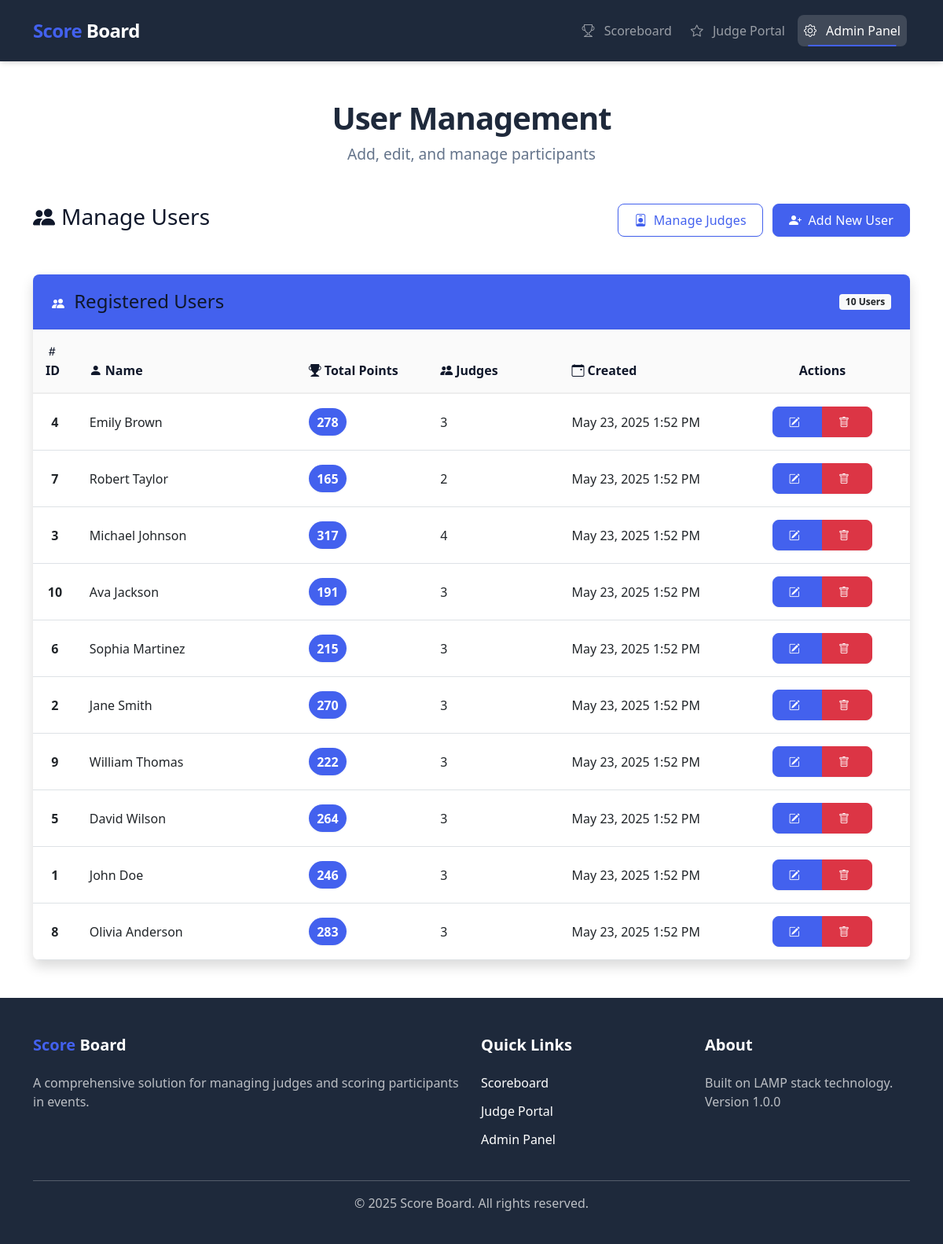
/admin/users.php, run on the app's committed database.
### tables this page shows
CREATE TABLE IF NOT EXISTS users (
    id INT PRIMARY KEY AUTO_INCREMENT,
    name VARCHAR(100) NOT NULL,
    created_at TIMESTAMP DEFAULT CURRENT_TIMESTAMP
);

### src/config/database.php (called while the page is built)
<?php
return [
    'host' => getenv('MYSQL_HOST') ?: 'localhost',
    'dbname' => getenv('MYSQL_DATABASE') ?: 'judge_db',
    'username' => getenv('MYSQL_USER') ?: 'judge_user',
    'password' => getenv('MYSQL_PASSWORD') ?: 'judge_pass',
    'charset' => 'utf8mb4'
];

### src/core/Database.php (called while the page is built, shortened)
<?php
class Database {
    private static $instance = null;
    private $pdo;
    private function __construct() {
        try {
            $config = require __DIR__ . '/../config/database.php';
            $dsn = "mysql:host={$config['host']};dbname={$config['dbname']};charset={$config['charset']}";
            $options = [
                PDO::ATTR_ERRMODE => PDO::ERRMODE_EXCEPTION,
                PDO::ATTR_DEFAULT_FETCH_MODE => PDO::FETCH_ASSOC,
                PDO::ATTR_EMULATE_PREPARES => false
            ];
            $this->pdo = new PDO($dsn, $config['username'], $config['password'], $options);
        } catch (PDOException $e) {
            die("Connection failed: " . $e->getMessage());
        }
    }
    public static function getInstance() {
        if (self::$instance === null) {
            self::$instance = new self();
        }
        return self::$instance;
    }
    public function query($sql, $params = []) {
        $stmt = $this->pdo->prepare($sql);
        $stmt->execute($params);
        return $stmt;
    }
}

### src/includes/init.php (called while the page is built, shortened)
<?php
require_once __DIR__ . '/../core/Database.php';
$db = Database::getInstance();

### src/admin/users.php (the view, shortened to what this page needs)
<?php
require_once __DIR__ . '/../includes/init.php';
$users = $db->query("
    SELECT
        u.id,
        u.name,
        u.created_at,
        COUNT(DISTINCT s.judge_id) as judges_count,
        COALESCE(SUM(s.points), 0) as total_points
    FROM users u
    LEFT JOIN scores s ON u.id = s.user_id
    GROUP BY u.id, u.name, u.created_at
    ORDER BY u.created_at DESC
")->fetchAll();
?>
<!DOCTYPE html>
<html lang="en">
<head>
    <link href="https://cdn.jsdelivr.net/npm/bootstrap@5.1.3/dist/css/bootstrap.min.css" rel="stylesheet">
    <link rel="stylesheet" href="https://cdn.jsdelivr.net/npm/bootstrap-icons@1.7.2/font/bootstrap-icons.css">
    <link href="/public/css/styles.css" rel="stylesheet">
</head>
<body>
    <nav class="navbar navbar-expand-lg navbar-dark">
        <div class="container">
            <a class="navbar-brand" href="/"><span class="highlight">Score</span> Board</a>
            <div class="collapse navbar-collapse" id="navbarNav">
                <ul class="navbar-nav ms-auto">
                    <li class="nav-item">
                        <a class="nav-link" href="/public/"><i class="bi bi-trophy"></i> Scoreboard</a>
                    </li>
                    <li class="nav-item">
                        <a class="nav-link" href="/judge/"><i class="bi bi-star"></i> Judge Portal</a>
                    </li>
                    <li class="nav-item">
                        <a class="nav-link active" href="/admin/"><i class="bi bi-gear"></i> Admin Panel</a>
                    </li>
                </ul>
            </div>
        </div>
    </nav>
    <div class="container mt-5">
        <div class="text-center mb-5">
            <h1 class="app-title">User Management</h1>
            <p class="app-subtitle">Add, edit, and manage participants</p>
        </div>
        <div class="row mb-4">
            <div class="col-md-12">
                <div class="d-flex justify-content-between align-items-center mb-4">
                    <h2 class="h3"><i class="bi bi-people-fill me-2"></i>Manage Users</h2>
                    <div>
                        <a href="/admin/" class="btn btn-outline-primary me-2">
                            <i class="bi bi-person-badge me-1"></i> Manage Judges
                        </a>
                        <button type="button" class="btn btn-primary" data-bs-toggle="modal" data-bs-target="#addUserModal">
                            <i class="bi bi-person-plus-fill me-1"></i> Add New User
                        </button>
                    </div>
                </div>
            </div>
        </div>
        <div class="card shadow animate-fade-in">
            <div class="card-header bg-primary text-white d-flex align-items-center justify-content-between">
                <div>
                    <i class="bi bi-people-fill me-2"></i>
                    <h2 class="h4 d-inline mb-0">Registered Users</h2>
                </div>
                <span class="badge bg-light text-dark"><?php echo count($users); ?> Users</span>
            </div>
            <div class="card-body p-0">
                <?php if (empty($users)): ?>
                <div class="alert alert-info m-4">
                    <i class="bi bi-info-circle-fill me-2"></i> No users have been registered yet. Add your first user using the button above.
                </div>
                <?php else: ?>
                <div class="table-responsive">
                    <table class="table table-hover mb-0">
                        <thead>
                            <tr>
                                <th width="5%"><i class="bi bi-hash me-1"></i>ID</th>
                                <th width="25%"><i class="bi bi-person-fill me-1"></i>Name</th>
                                <th width="15%"><i class="bi bi-trophy-fill me-1"></i>Total Points</th>
                                <th width="15%"><i class="bi bi-people-fill me-1"></i>Judges</th>
                                <th width="20%"><i class="bi bi-calendar-event me-1"></i>Created</th>
                                <th width="20%" class="text-center">Actions</th>
                            </tr>
                        </thead>
                        <tbody class="stagger-children">
                            <?php foreach ($users as $user): ?>
                            <tr>
                                <td class="text-center fw-bold"><?php echo htmlspecialchars($user['id']); ?></td>
                                <td class="fw-medium"><?php echo htmlspecialchars($user['name']); ?></td>
                                <td>
                                    <span class="points-badge"><?php echo htmlspecialchars($user['total_points']); ?></span>
                                </td>
                                <td><?php echo htmlspecialchars($user['judges_count']); ?></td>
                                <td><?php echo htmlspecialchars(date('M d, Y g:i A', strtotime($user['created_at']))); ?></td>
                                <td class="text-center">
                                    <div class="btn-group">
                                        <button type="button" class="btn btn-sm btn-primary edit-user-btn"
                                                data-id="<?php echo htmlspecialchars($user['id']); ?>"
                                                data-name="<?php echo htmlspecialchars($user['name']); ?>"
                                                data-bs-toggle="modal" data-bs-target="#editUserModal"
                                                title="Edit User">
                                            <i class="bi bi-pencil-square"></i>
                                        </button>
                                        <button type="button" class="btn btn-sm btn-danger delete-user-btn"
                                                data-id="<?php echo htmlspecialchars($user['id']); ?>"
                                                data-name="<?php echo htmlspecialchars($user['name']); ?>"
                                                data-bs-toggle="modal" data-bs-target="#deleteUserModal"
                                                title="Delete User">
                                            <i class="bi bi-trash"></i>
                                        </button>
                                    </div>
                                </td>
                            </tr>
                            <?php endforeach; ?>
                        </tbody>
                    </table>
                </div>
                <?php endif; ?>
            </div>
        </div>
    </div>
    <footer class="footer mt-5">
        <div class="container">
            <div class="row">
                <div class="col-md-6">
                    <h5><span class="highlight">Score</span> Board</h5>
                    <p>A comprehensive solution for managing judges and scoring participants in events.</p>
                </div>
                <div class="col-md-3">
                    <h5>Quick Links</h5>
                    <ul class="list-unstyled">
                        <li><a href="/public/" class="text-white">Scoreboard</a></li>
                        <li><a href="/judge/" class="text-white">Judge Portal</a></li>
                        <li><a href="/admin/" class="text-white">Admin Panel</a></li>
                    </ul>
                </div>
                <div class="col-md-3">
                    <h5>About</h5>
                    <p>Built on LAMP stack technology. Version 1.0.0</p>
                </div>
            </div>
            <hr class="mt-4">
            <div class="text-center">
                <p>&copy; <?php echo date('Y'); ?> Score Board. All rights reserved.</p>
            </div>
        </div>
    </footer>
</body>
</html>

### data on the page
users: id "4", name "Emily Brown", total_points "278", judges_count "3", created_at "May 23, 2025 1:52 PM"
users: id "7", name "Robert Taylor", total_points "165", judges_count "2", created_at "May 23, 2025 1:52 PM"
users: id "3", name "Michael Johnson", total_points "317", judges_count "4", created_at "May 23, 2025 1:52 PM"
users: id "10", name "Ava Jackson", total_points "191", judges_count "3", created_at "May 23, 2025 1:52 PM"
users: id "6", name "Sophia Martinez", total_points "215", judges_count "3", created_at "May 23, 2025 1:52 PM"
users: id "2", name "Jane Smith", total_points "270", judges_count "3", created_at "May 23, 2025 1:52 PM"
users: id "9", name "William Thomas", total_points "222", judges_count "3", created_at "May 23, 2025 1:52 PM"
users: id "5", name "David Wilson", total_points "264", judges_count "3", created_at "May 23, 2025 1:52 PM"
users: id "1", name "John Doe", total_points "246", judges_count "3", created_at "May 23, 2025 1:52 PM"
users: id "8", name "Olivia Anderson", total_points "283", judges_count "3", created_at "May 23, 2025 1:52 PM"

### other printed values
count($users) "10"
